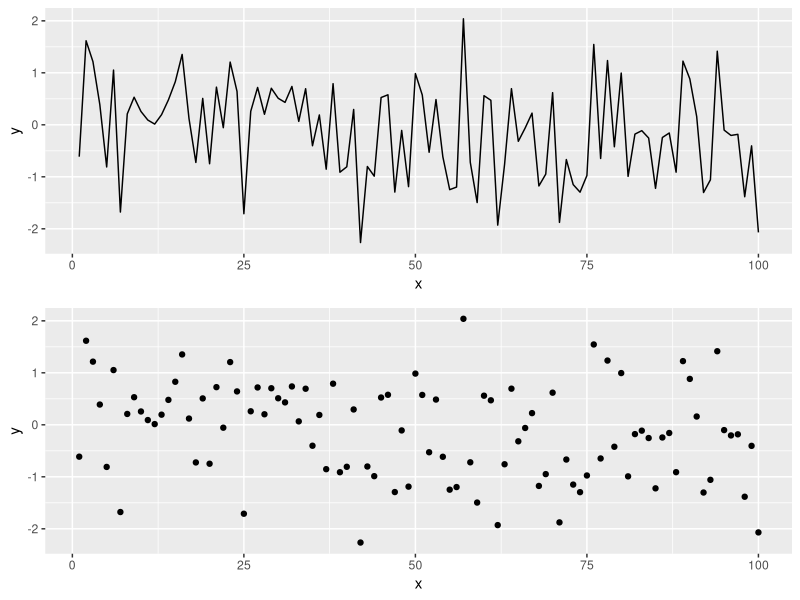
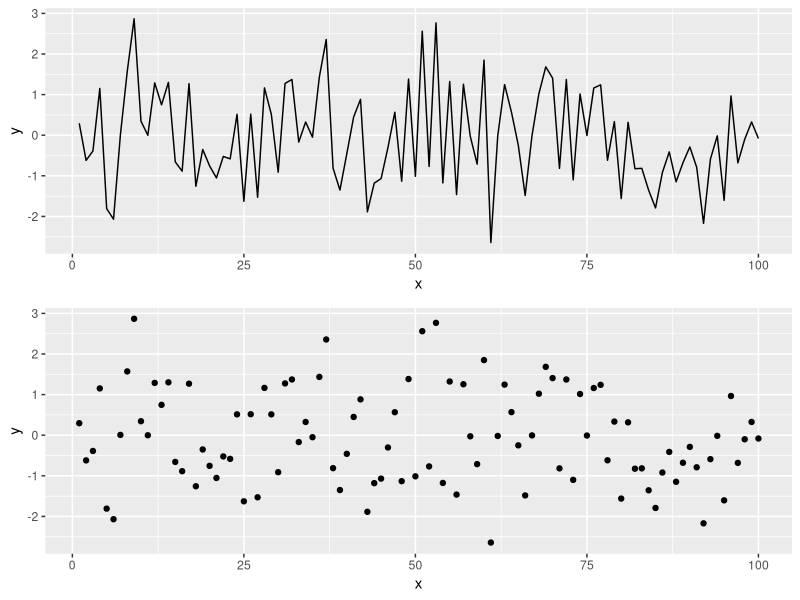

The R source for these figures, in order:
## ---- chunk 1
knitr::opts_chunk$set(echo = TRUE, fig.width = 8, fig.height = 8, fig.alig = "center")
## ---- chunk 2
library(tidyverse)
library(gridExtra)
## ---- chunk 3
x <- seq(1:100)
y <- rnorm(100) # Generating data form a normal distribution with mean 0 and variance 1
data <- data.frame(x = x, y = y )

p1 = ggplot(data, aes(x= x, y = y)) +
geom_line()

p2 = ggplot(data, aes(x= x, y = y)) +
geom_point() 

grid.arrange(p1, p2)
## ---- chunk 4
x <- seq(1:100)
y <- rnorm(100) # Generating data form a normal distribution with mean 0 and variance 1
data <- data.frame(x = x, y = y )

p1 = ggplot(data, aes(x= x, y = y)) +
geom_line()

p2 = ggplot(data, aes(x= x, y = y)) +
geom_point() 

grid.arrange(p1, p2)
